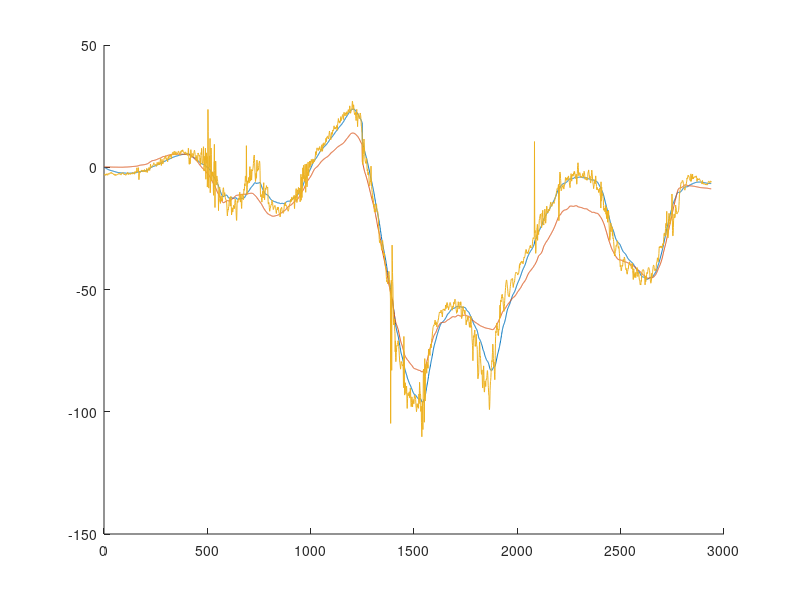
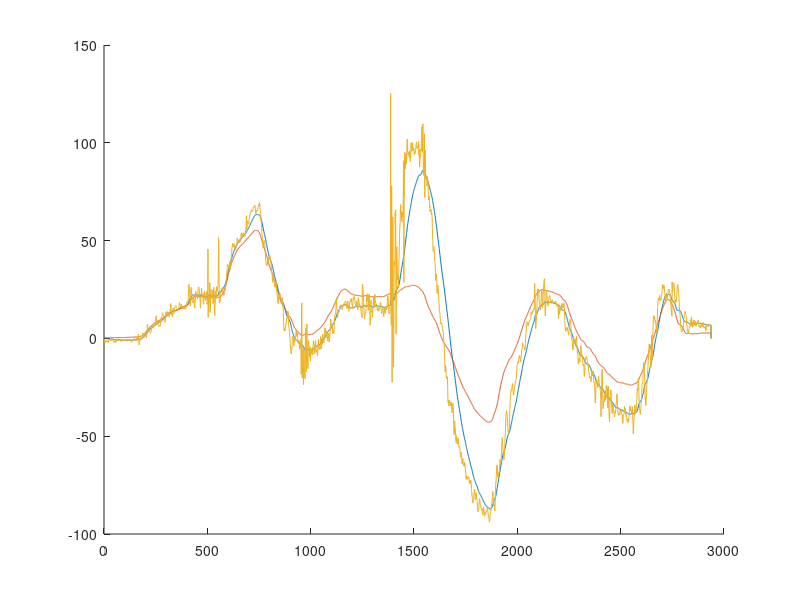

Write MATLAB code to recreate these figures, in order.
data=csvread('data.csv');
figure
hold on
for k=1:3
    plot(data(:,k));
end

figure
hold on
for k=4:6
    plot(data(:,k));
end